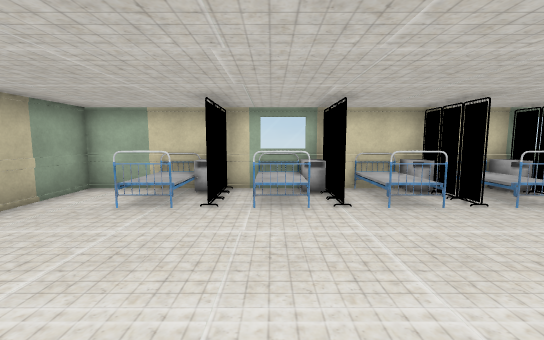
[1] (above)

12 first-person views from a walk through a scene from a Unity 3-D project. The camera is 1.4 m above the floor, tilts 6° down and sees 90° across. The floor is counted in squares, 1 m on a side. Each view is taken from the middle of a square. On the plan, view 1 faces up. The plan holds only what a view shows up to about 13 squares ahead; the rest is blank. The place goes on beyond the plan. The player character is not drawn. Some animated figures are left out. Some surface patterns are stand-ins.

[2]
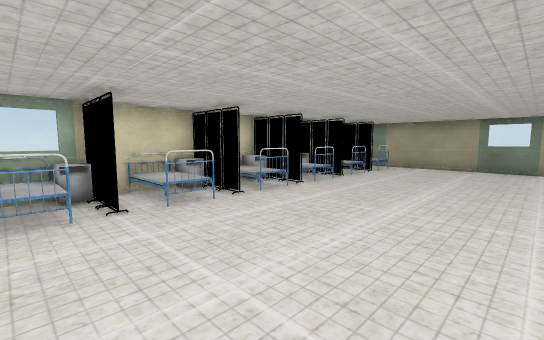

[3]
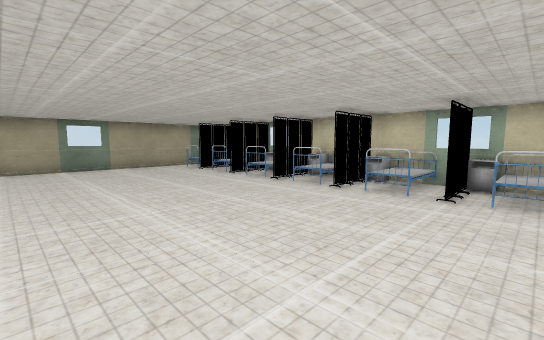

[4]
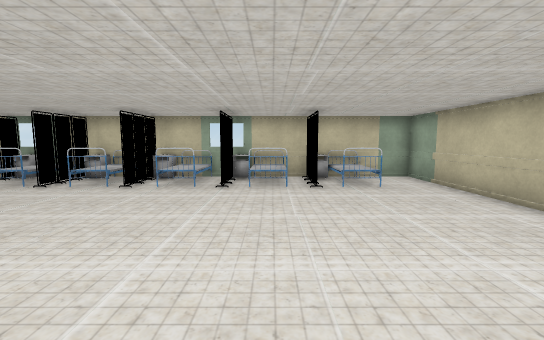

[5]
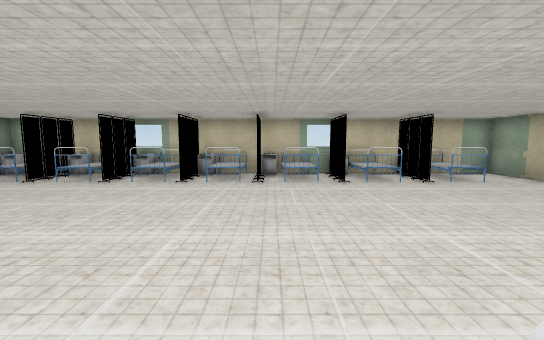

[6]
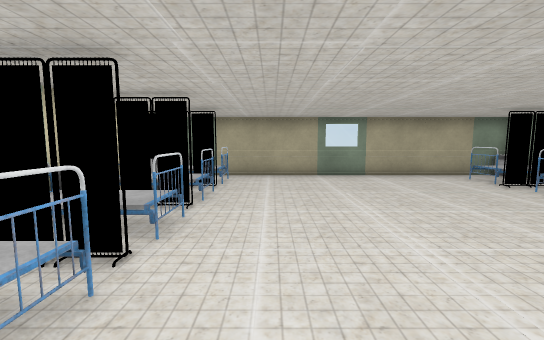

[7]
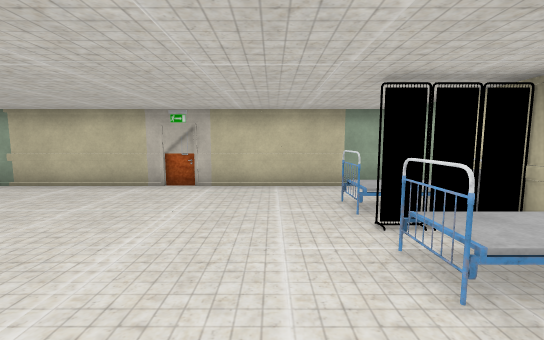

[8]
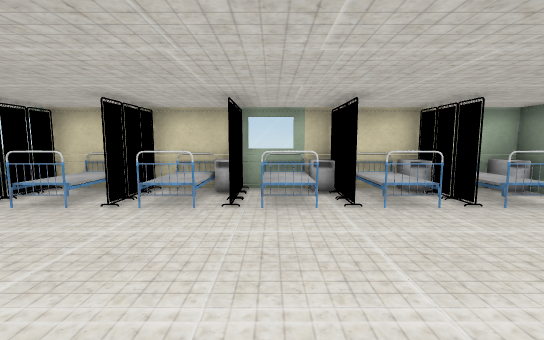

[9]
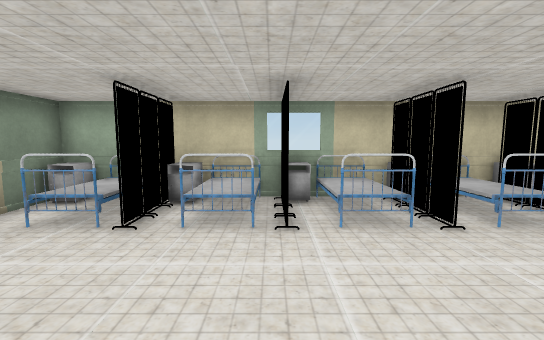

[10]
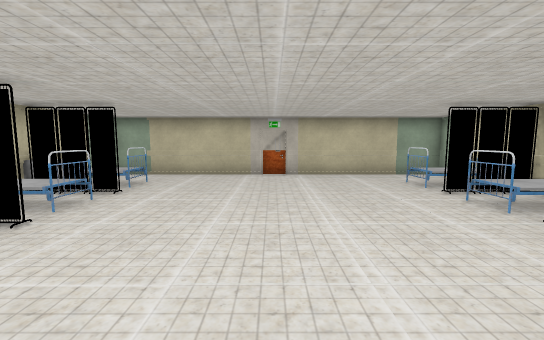

[11]
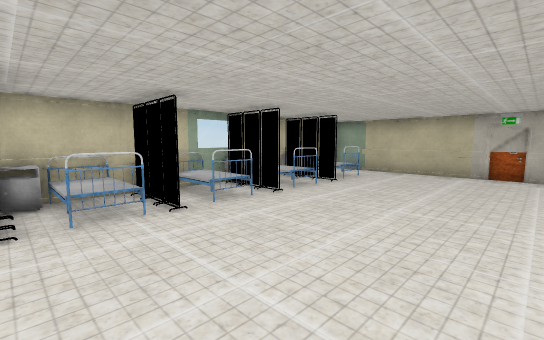

[12]
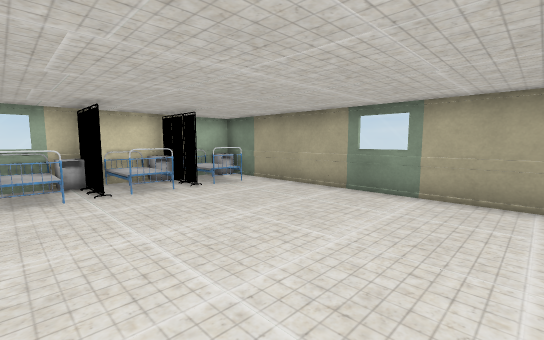

### Floor plan
Key: @ floor where view 1 was taken; # wall or solid block; . floor; / step, stairs or slope; = window, fence, low wall or low ledge; O other object.
Columns run from 6 left of view 1 to 15 right of it. Each row starts with its distance up from view 1.
  8 ######==######=#######
  7 #..O.OO.OO.OOOO.OOO//#
  6 #..O#.O#.O.#O.O#.O.//#
  5 #....................#
  4 #....................#
  3 #....................#
  2 #....................#
  1 #....................=
  0 #.....@..............#
 -1 #....................#
 -2 #....................#
 -3 #...#......O...#.....#
 -4 #..O..O..O..O.O..O.//#
 -5 #..O#OO#OO#OO#O.#O#//#
 -6 ########=######=######

Positions as (right, up) in squares from view 1, and headings:
1: (0, 0), facing up
2: (0, 0), facing up-right
3: (0, 4), facing down-right
4: (0, 5), facing down
5: (4, 6), facing down
6: (4, 4), facing right
7: (3, 4), facing left
8: (8, 0), facing up
9: (10, 1), facing down
10: (6, 1), facing left
11: (7, 2), facing down-left
12: (8, -2), facing up-right
